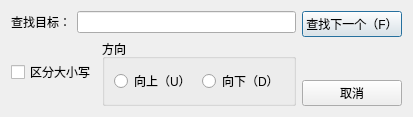
<?xml version="1.0" encoding="UTF-8"?>
<ui version="4.0">
 <class>SearchDialog</class>
 <widget class="QDialog" name="SearchDialog">
  <property name="geometry">
   <rect>
    <x>0</x>
    <y>0</y>
    <width>376</width>
    <height>117</height>
   </rect>
  </property>
  <property name="windowTitle">
   <string>查找</string>
  </property>
  <layout class="QHBoxLayout" name="horizontalLayout_4">
   <item>
    <layout class="QVBoxLayout" name="verticalLayout_2">
     <item>
      <layout class="QHBoxLayout" name="horizontalLayout">
       <item>
        <widget class="QLabel" name="label">
         <property name="text">
          <string>查找目标：</string>
         </property>
        </widget>
       </item>
       <item>
        <widget class="QLineEdit" name="searchText"/>
       </item>
      </layout>
     </item>
     <item>
      <layout class="QHBoxLayout" name="horizontalLayout_3">
       <item>
        <widget class="QCheckBox" name="cbCaseSensetive">
         <property name="text">
          <string>区分大小写</string>
         </property>
        </widget>
       </item>
       <item>
        <widget class="QGroupBox" name="groupBox">
         <property name="title">
          <string>方向</string>
         </property>
         <layout class="QHBoxLayout" name="horizontalLayout_2">
          <item>
           <widget class="QRadioButton" name="rbUp">
            <property name="text">
             <string>向上（U）</string>
            </property>
           </widget>
          </item>
          <item>
           <widget class="QRadioButton" name="rbDown">
            <property name="text">
             <string>向下（D）</string>
            </property>
           </widget>
          </item>
         </layout>
        </widget>
       </item>
      </layout>
     </item>
    </layout>
   </item>
   <item>
    <layout class="QVBoxLayout" name="verticalLayout">
     <item>
      <widget class="QPushButton" name="btFindNext">
       <property name="text">
        <string>查找下一个（F）</string>
       </property>
      </widget>
     </item>
     <item>
      <spacer name="verticalSpacer">
       <property name="orientation">
        <enum>Qt::Orientation::Vertical</enum>
       </property>
       <property name="sizeHint" stdset="0">
        <size>
         <width>20</width>
         <height>40</height>
        </size>
       </property>
      </spacer>
     </item>
     <item>
      <widget class="QPushButton" name="btCancel">
       <property name="text">
        <string>取消</string>
       </property>
      </widget>
     </item>
    </layout>
   </item>
  </layout>
 </widget>
 <resources/>
 <connections/>
</ui>
